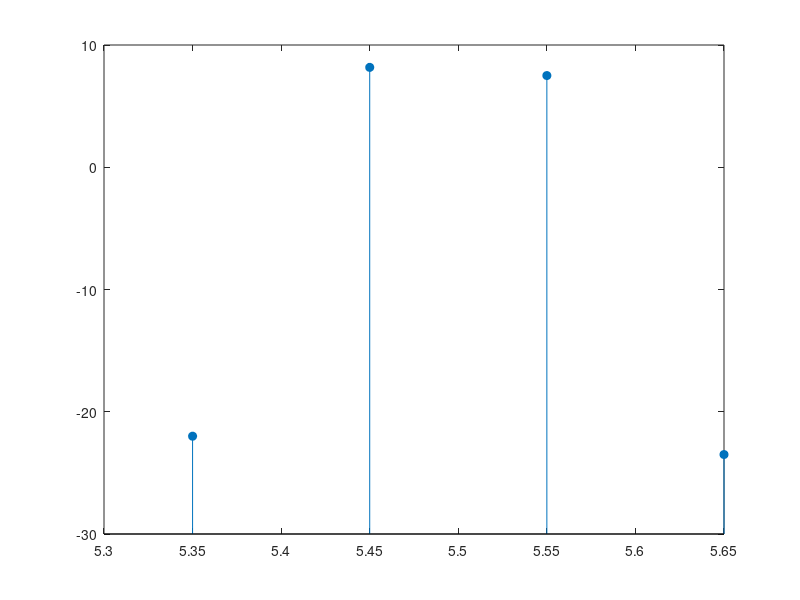

The MATLAB source for this figure:
f1   = 5.45e9;
f2   = 5.55e9;
f2_1 = 5.65e9;
f1_1 = 5.35e9;

pin    = -20:2:10;

p_f1_2 = [-64.5   -59   -53   -47 -40.67 -35  -29.67 -25  -20.33 -16.5 -13.67 -12   -10.5  -9   -8.17 -7.67];
p_f1   = [-6.17 -4.17 -2.17 -0.17 1.83   3.33 5.17   6.67 8.17   9.67  10.83  11.67 12.0   12.5 12.67 12.67];

plot(p_f1,p_f1_2)

p_f1_2 = -22;
p_f1   = 8.17;
p_f2   = 7.5;
pf_2_1 = -23.5;

stem(5.35:0.1:5.65,[p_f1_2 p_f1 p_f2 pf_2_1],'filled','basevalue',-30)